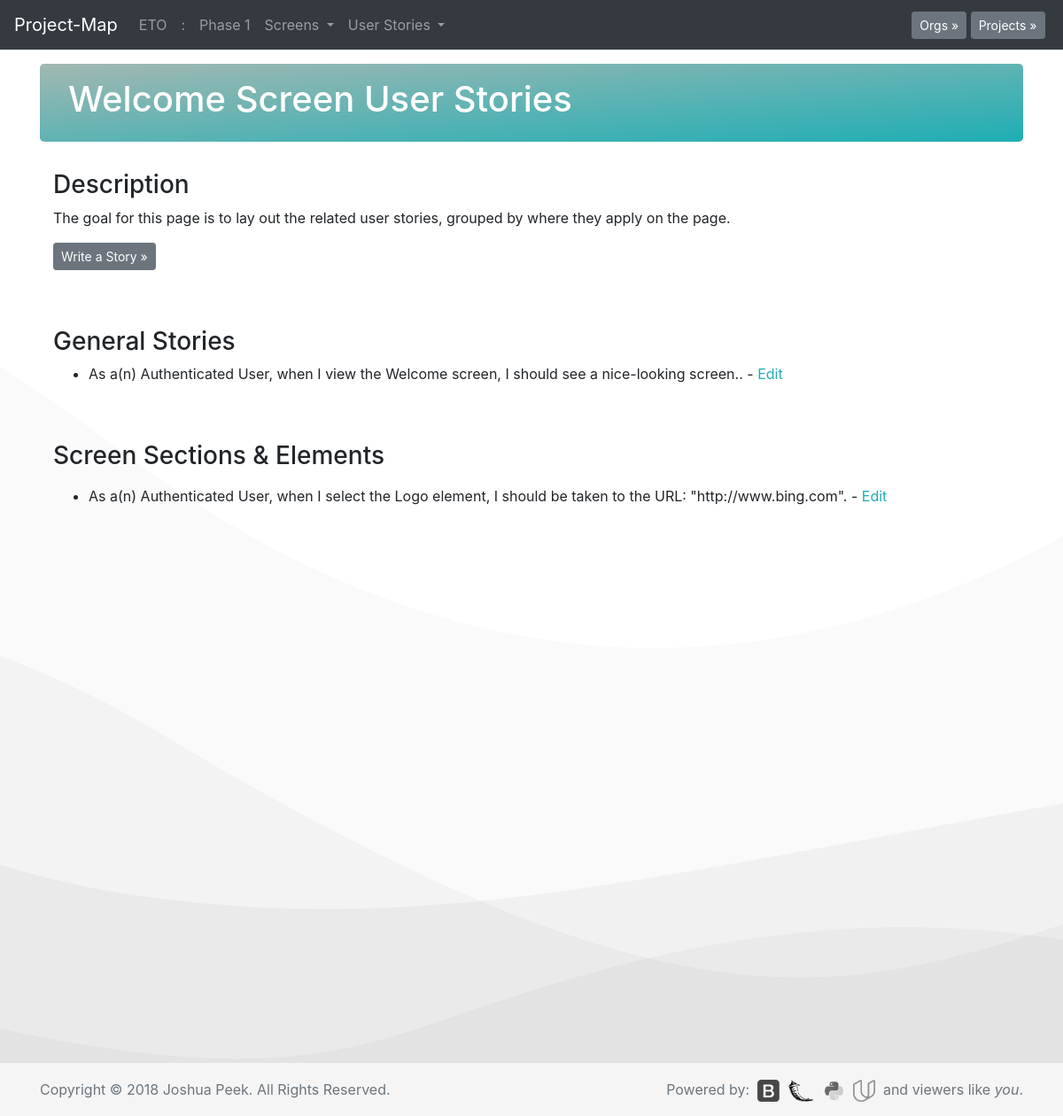
The app's page /scrn1/story with its own data.
### database_setup.py (models this page shows, shortened)
class Org(Base):
    __tablename__ = 'org'
    id = Column(Integer, primary_key=True)
    title = Column(String(250), nullable=False)
    description = Column(String(500))

class Project(Base):
    __tablename__ = 'project'
    id = Column(Integer, primary_key=True)
    title = Column(String(250), nullable=False)
    description = Column(String(500))
    org_id = Column(Integer, ForeignKey('org.id'))
    org = relationship(Org)

class Screen(Base):
    __tablename__ = 'screen'
    id = Column(Integer, primary_key=True)
    title = Column(String(250), nullable=False)
    description = Column(String(500))
    project_id = Column(Integer, ForeignKey('project.id'))
    project = relationship(Project)

class Story(Base):
    __tablename__ = 'story'
    id = Column(Integer, primary_key=True)
    expectation = Column(String(500), nullable=False)
    action = Column(String(50), nullable=False)
    hook = Column(String(10), nullable=False)
    hookID = Column(Integer, nullable=False)
    project_id = Column(Integer, ForeignKey('project.id'))
    project = relationship(Project)
    screen_id = Column(Integer, ForeignKey('screen.id'))
    screen = relationship(Screen)
    role_id = Column(Integer, ForeignKey('role.id'))
    role = relationship(Role)

class Role(Base):
    __tablename__ = 'role'
    id = Column(Integer, primary_key=True)
    title = Column(String(250), nullable=False)
    description = Column(String(500))
    authRequired = Column(String(5))
    project_id = Column(Integer, ForeignKey('project.id'))
    project = relationship(Project)

class Element(Base):
    __tablename__ = 'element'
    id = Column(Integer, primary_key=True)
    title = Column(String(250), nullable=False)
    description = Column(String(500))
    project_id = Column(Integer, ForeignKey('project.id'))
    project = relationship(Project)

### app.py (the view)
@app.route('/scrn<int:screen_id>/story')
def screenStory(screen_id):
    screen = session.query(Screen).filter_by(id=screen_id).one()
    project = session.query(Project).filter_by(id=screen.project.id).one()
    stories = session.query(Story).filter_by(screen_id=screen_id).all()
    ss = session.query(ScreenSection).filter_by(screen_id=screen_id).all()
    se = session.query(SectionElement).filter_by(project_id=project.id)
    allorgs = session.query(Org).all()
    allprojects = session.query(Project).all()
    org = session.query(Org).filter_by(id=project.org.id).one()
    projects = session.query(Project).filter_by(org_id=org.id).all()
    screens = session.query(Screen).filter_by(project_id=project.id).all()
    roles = session.query(Role).filter_by(project_id=project.id).all()
    return render_template('stories.html', screen=screen, project=project,
    stories=stories, ss=ss, se=se, allorgs=allorgs, allprojects=allprojects,
    org=org, projects=projects, screens=screens, roles=roles)

### templates/stories.html (shortened to what this page needs)
<!doctype html>
<html lang="en">
  {% include "header.html" %}
  <body>
    {% include "menu.html" %}
    <main role="main" class="container">
      <div class="jumbotron" style="padding:1rem 2rem;">
        <h1>{{screen.title}} Screen User Stories</h1>
      </div>
<div class="container">
  <div class="row">
    <div class="col-md-12 mb-5">
      <h3>Description</h3>
      <p>The goal for this page is to lay out the related user stories,
        grouped by where they apply on the page.</p>
      <p><button type="button" class="btn btn-secondary btn-sm" data-toggle="modal" data-target="#story-composer">Write a Story &raquo;</button></p>
    </div>
  </div>
  <div class="row">
    <div class="col-md-12 mb-5">
      <h3>General Stories</h3>
      <ul>
        {% for i in stories %}
          {% if i.hook == "screen" %}
            <li>As a(n) {{i.role.title}}, when I {{i.action}} the
              {{i.screen.title}} screen, {{i.expectation}}. -
            <a href="{{url_for('editStory', story_id=i.id)}}">Edit</a></li>
          {% endif %}
        {% endfor %}
      </ul>
    </div>
  </div>
  <div class="row">
    <div class="col-md-12 mb-5">
      <h3>Screen Sections & Elements</h3>
      <p>
        {% for i in ss %}
          {% for b in se %}
            {% for c in stories %}
              <ul>
                {% if c.hook == "element" %}
                  {% if c.hookID == b.element.id and b.section.id == i.section.id %}
                    <li>As a(n) {{c.role.title}}, when I {{c.action}} the
                      {{b.element.title}} element, {{c.expectation}}. -
                    <a href="{{url_for('editStory', story_id=c.id)}}">Edit</a></li>
                  {% endif %}
                {% endif %}
              </ul>
            {% endfor %}
          {% endfor %}
        {% endfor %}
      </p>
    </div>
  </div>
</div>
    </main>
  {% include "footer.html" %}
  </body>
</html>

### templates/menu.html (shortened to what this page needs)
<nav class="navbar navbar-expand-md navbar-dark fixed-top bg-dark">
  <a class="navbar-brand" href="/">Project-Map</a>
  <div class="collapse navbar-collapse" id="navbarCollapse">
    <ul class="navbar-nav mr-auto">
      {% if org is defined %}
      <li class="nav-item">
        <a class="nav-link" href="{{url_for('orgPage', org_id=org.id)}}">{{org.title}}</a>
      </li>
      {% endif %}
      {% if project is defined %}
      <li class="nav-item">
        <span class="nav-link">:</span>
      </li>
      <li class="nav-item">
        <a class="nav-link" href="{{url_for('projectPage', org_id=project.org.id,
          project_id=project.id)}}">{{project.title}}
        </a>
      </li>
      {% endif %}
      {% if screens is defined %}
      <li class="nav-item dropdown">
        <a class="nav-link dropdown-toggle" href="#" id="navbarDropdown" role="button" data-toggle="dropdown" aria-haspopup="true" aria-expanded="false">
          Screens
        </a>
      </li>
      {% endif %}
      {% if screens is defined %}
      <li class="nav-item dropdown">
        <a class="nav-link dropdown-toggle" href="#" id="navbarDropdown" role="button" data-toggle="dropdown" aria-haspopup="true" aria-expanded="false">
          User Stories
        </a>
      </li>
      {% endif %}
    </ul>
    {% if allorgs is defined %}
    <button type="button" class="btn btn-secondary btn-sm my-2 my-sm-0" data-toggle="modal" data-target="#org-select">Orgs &raquo;</button>&nbsp;
    {% endif %}
    {% if allprojects is defined %}
    <button type="button" class="btn btn-secondary btn-sm my-2 my-sm-0" data-toggle="modal" data-target="#project-select">Projects &raquo;</button>&nbsp;
    {% endif %}
  </div>
</nav>

### records on screen
Org: title "ETO"
Project: title "Phase 1"
Screen: title "Welcome"
Story: role "Authenticated User", action "view", screen "Welcome", expectation "I should see a nice-looking screen."
Story: role "Authenticated User", action "select", expectation "I should be taken to the URL: \"http://www.bing.com\""
Element: element "Logo"
